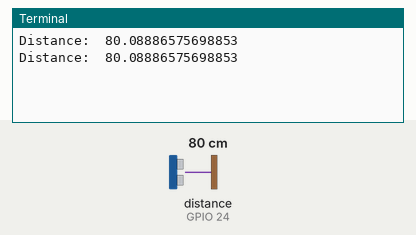
Recording of a program running on a simulated Raspberry Pi (BCM pin numbers). On the bench: the last lines printed to the terminal. Inputs (shaded band) come from the test bench; at power-on: distance to the obstacle (sensor on GPIO 24) 80 cm. The echo pulse lasts 58.3 µs per cm; the clock reads 2024-03-15 10:24:30 at power-on unless the program sets it.

Above: at 1.2 s.
1.3 s: distance to the obstacle (sensor on GPIO 24) set to 2 cm
At 2.6 s:
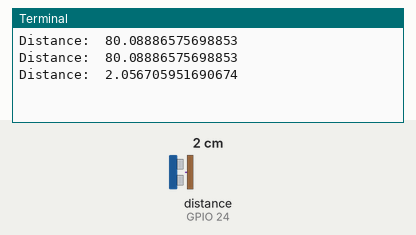
2.8 s: distance to the obstacle (sensor on GPIO 24) set to 4 cm
At 3.8 s:
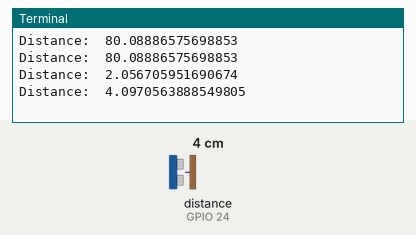
Timing chart, 0 to 5.8 s (numbered marks = the images above; inputs shaded):
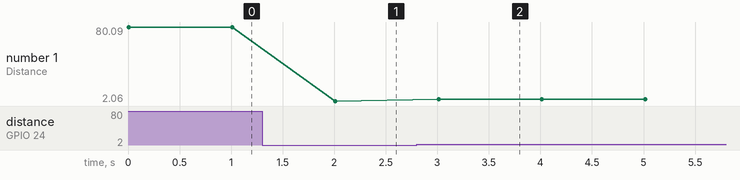

The program:

script.py
```python
# libraries
import RPi.GPIO as GPIO
import time

# GPIO board mode
GPIO.setmode(GPIO.BCM)

# GPIO pins
TRIGGER_PIN = 18
ECHO_PIN = 24

# set board configurations
GPIO.setup(TRIGGER_PIN, GPIO.OUT)
GPIO.setup(ECHO_PIN, GPIO.IN)

# global vars
start_time = 0
stop_time = 0

# run forever and print distance
while(True):
	# set trigger pin to high - transmit the ultrasonic waves
	GPIO.output(TRIGGER_PIN, True)
	# reset trigger after 0.01 ms
	time.sleep(0.00001)
	GPIO.output(TRIGGER_PIN, False)
	# get start time - not receiving echos
	while(GPIO.input(ECHO_PIN) == 0):
		start_time = time.time()
	# get stop time - as it receives echo
	while(GPIO.input(ECHO_PIN) == 1):
		stop_time = time.time()
	# calculate distance
	distance = ((stop_time - start_time) * 34300) / 2
	# print distance
	print("Distance: ", distance)
	# wait for a second
	time.sleep(1)
```

Measured:
- after the input at 1.3 s, the terminal: prints a new line after 0.71 s (image 1)
- after the input at 2.8 s, the terminal: prints a new line after 0.21 s (image 2)
- plotted number 1: 80.09 → 2.06 after the input at 1.3 s, 2.06 → 4.1 after the input at 2.8 s
